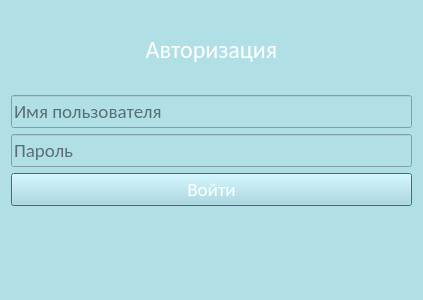
<?xml version="1.0" encoding="UTF-8"?>
<ui version="4.0">
 <class>Dialog</class>
 <widget class="QDialog" name="Dialog">
  <property name="geometry">
   <rect>
    <x>0</x>
    <y>0</y>
    <width>400</width>
    <height>300</height>
   </rect>
  </property>
  <property name="font">
   <font>
    <family>Calibri</family>
    <pointsize>14</pointsize>
   </font>
  </property>
  <property name="windowTitle">
   <string>Dialog</string>
  </property>
  <property name="styleSheet">
   <string notr="true">background-color: #b0e0e6</string>
  </property>
  <layout class="QVBoxLayout" name="verticalLayout">
   <item>
    <widget class="QLabel" name="label_authentication">
     <property name="minimumSize">
      <size>
       <width>131</width>
       <height>21</height>
      </size>
     </property>
     <property name="font">
      <font>
       <family>Calibri</family>
       <pointsize>18</pointsize>
       <weight>50</weight>
       <bold>false</bold>
      </font>
     </property>
     <property name="styleSheet">
      <string notr="true">color:white
</string>
     </property>
     <property name="text">
      <string>Авторизация</string>
     </property>
     <property name="alignment">
      <set>Qt::AlignCenter</set>
     </property>
    </widget>
   </item>
   <item>
    <widget class="QLineEdit" name="lineEdit_name_authentication">
     <property name="minimumSize">
      <size>
       <width>161</width>
       <height>31</height>
      </size>
     </property>
     <property name="font">
      <font>
       <family>Calibri</family>
       <pointsize>14</pointsize>
       <italic>false</italic>
      </font>
     </property>
     <property name="text">
      <string/>
     </property>
     <property name="placeholderText">
      <string>Имя пользователя</string>
     </property>
    </widget>
   </item>
   <item>
    <widget class="QLineEdit" name="lineEdit_pass_authentication">
     <property name="minimumSize">
      <size>
       <width>161</width>
       <height>31</height>
      </size>
     </property>
     <property name="font">
      <font>
       <family>Calibri</family>
       <pointsize>14</pointsize>
      </font>
     </property>
     <property name="inputMethodHints">
      <set>Qt::ImhHiddenText|Qt::ImhNoAutoUppercase|Qt::ImhNoPredictiveText|Qt::ImhSensitiveData</set>
     </property>
     <property name="echoMode">
      <enum>QLineEdit::Password</enum>
     </property>
     <property name="placeholderText">
      <string>Пароль</string>
     </property>
    </widget>
   </item>
   <item>
    <widget class="QPushButton" name="pushButton_authentication">
     <property name="minimumSize">
      <size>
       <width>101</width>
       <height>31</height>
      </size>
     </property>
     <property name="font">
      <font>
       <family>Calibri</family>
       <pointsize>14</pointsize>
      </font>
     </property>
     <property name="styleSheet">
      <string notr="true">color:white</string>
     </property>
     <property name="text">
      <string>Войти</string>
     </property>
    </widget>
   </item>
   <item>
    <widget class="QLabel" name="label_error_authentication">
     <property name="minimumSize">
      <size>
       <width>401</width>
       <height>31</height>
      </size>
     </property>
     <property name="font">
      <font>
       <family>Calibri</family>
       <pointsize>10</pointsize>
       <italic>true</italic>
      </font>
     </property>
     <property name="text">
      <string/>
     </property>
    </widget>
   </item>
  </layout>
 </widget>
 <resources/>
 <connections/>
</ui>
